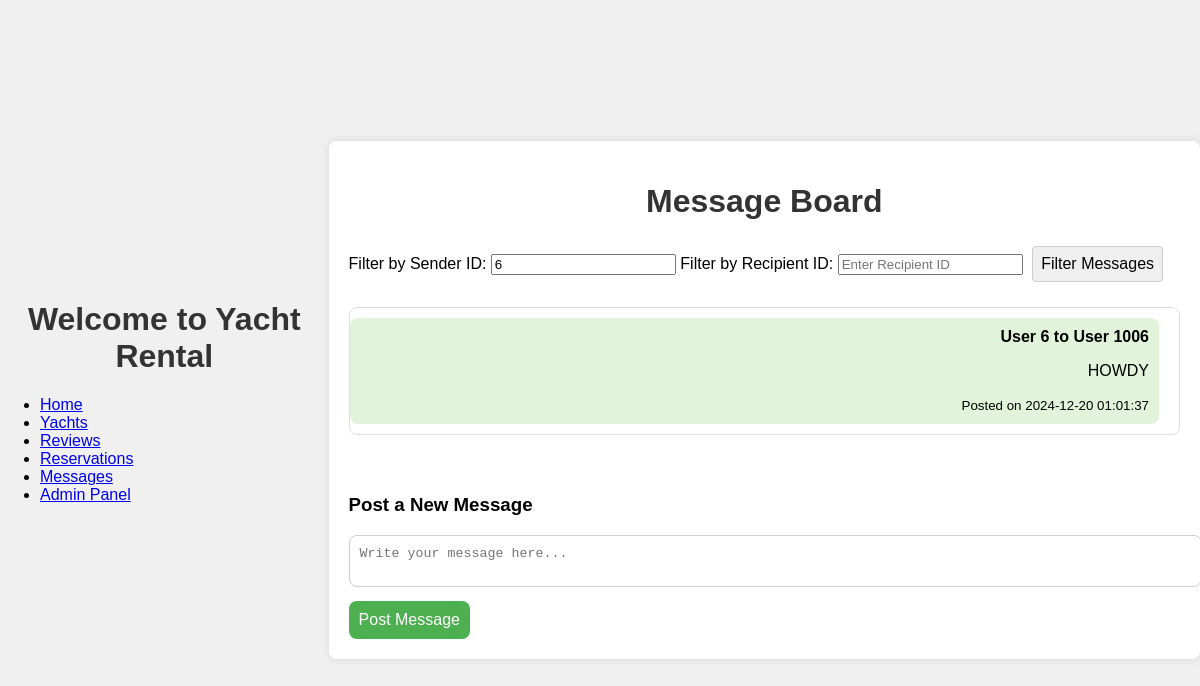
Screenshot of /IT_proj/Pres/index.php?sender_id=6 with the database file from the repository.
### tables this page shows
CREATE TABLE `messages` (
  `id` int(20) NOT NULL,
  `siuntejo_id` int(10) NOT NULL,
  `gavejo_id` int(10) NOT NULL,
  `created` datetime NOT NULL DEFAULT current_timestamp(),
  `message` text NOT NULL
);

### IT_proj/Pres/read.php (the view, shortened to what this page needs)
<?php
function displayMessages($filter_sender, $filter_recipient) {
    $servername = "localhost";
    $username = "stud";
    $password = "stud";
    $dbname = "laivai";
    $conn = new mysqli($servername, $username, $password, $dbname);
    $sql = "SELECT * FROM messages";
    if ($filter_sender || $filter_recipient) {
        $sql .= " WHERE";
        if ($filter_sender) {
            $sql .= " siuntejo_id = '$filter_sender'";
        }
    }
    $sql .= " ORDER BY created ASC";
    $result = $conn->query($sql);
    if ($result->num_rows > 0) {
        while($row = $result->fetch_assoc()) {
            $class = $row['siuntejo_id'] == 1 ? 'sender' : 'recipient';
            echo "<div class='message $class'>";
            echo "<strong>User {$row['siuntejo_id']} to User {$row['gavejo_id']}</strong><br>";
            echo "<p>{$row['message']}</p>";
            echo "<small>Posted on {$row['created']}</small>";
            echo "</div>";
        }
    } else {
        echo "No messages found.";
    }
}
?>

### IT_proj/Pres/css/styles.css (style rules this page uses)
body { font-family: Arial, sans-serif; background-color: #f0f0f0; margin: 0; padding: 0; display: flex; justify-content: center; align-items: center; height: 100vh; }
.message { padding: 10px; margin: 10px 0; border-radius: 8px; background-color: #f9f9f9; }
.message.recipient { background-color: #e2f3db; text-align: right; }

### rows the page displays
messages: siuntejo "6", gavejo "1006", message "HOWDY", created "2024-12-20 01:01:37"
